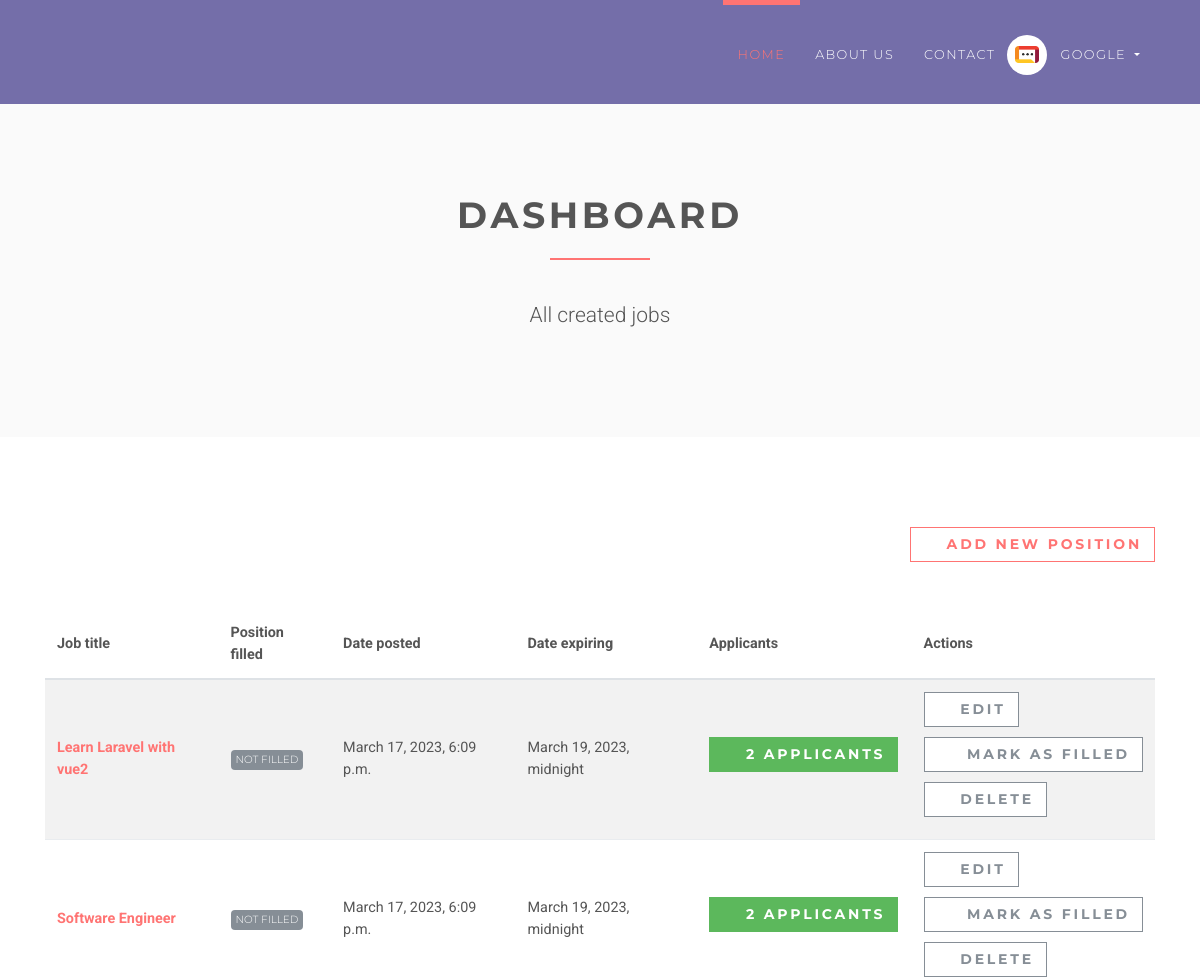
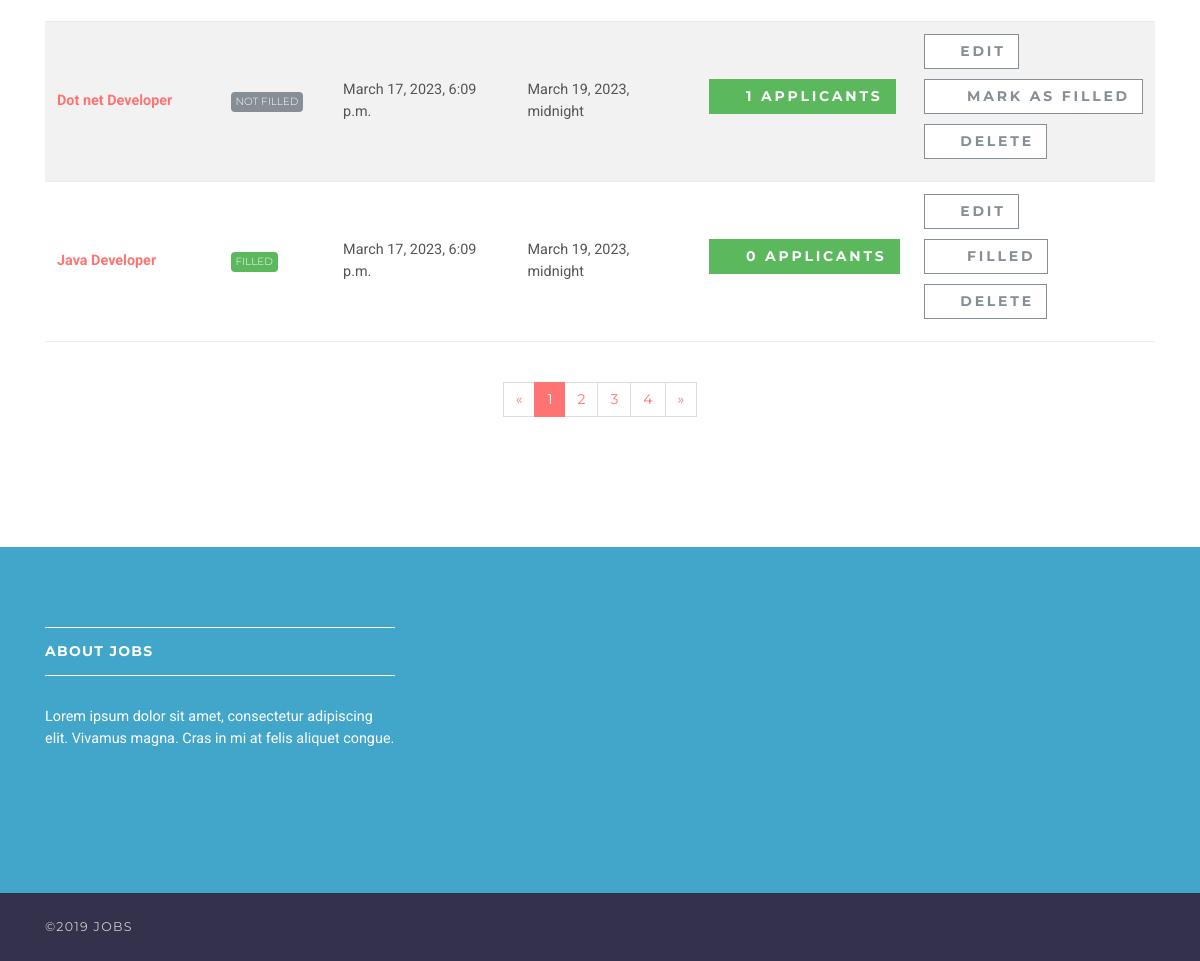
/employer/dashboard (signed in), run on the app's committed database (2 pictures, top to bottom).
### accounts/models.py (models this page shows, shortened)
class User(AbstractUser):
    username = None
    role = models.CharField(max_length=12, error_messages={
        'required': "Role must be provided"
    })
    gender = models.CharField(max_length=10, blank=True, null=True, default="")
    email = models.EmailField(unique=True, blank=False,
                              error_messages={
                                  'unique': "A user with that email already exists.",
                              })
    USERNAME_FIELD = "email"
    REQUIRED_FIELDS = []
    objects = UserManager()

### jobsapp/models.py (models this page shows, shortened)
class Job(models.Model):
    user = models.ForeignKey(User, on_delete=models.CASCADE)
    title = models.CharField(max_length=300)
    description = models.TextField()
    location = models.CharField(max_length=150)
    type = models.CharField(choices=JOB_TYPE, max_length=10)
    category = models.CharField(max_length=100)
    last_date = models.DateTimeField()
    company_name = models.CharField(max_length=100)
    company_description = models.CharField(max_length=300)
    website = models.CharField(max_length=100, default="")
    created_at = models.DateTimeField(default=timezone.now)
    filled = models.BooleanField(default=False)

### jobsapp/views/employer.py (the view)
# urls.py: path('', DashboardView.as_view(), name='employer-dashboard'),
class DashboardView(ListView):
    model = Job
    template_name = 'jobs/employer/dashboard.html'
    context_object_name = 'jobs'
    @method_decorator(login_required(login_url=reverse_lazy('accounts:login')))
    @method_decorator(user_is_employer)
    def dispatch(self, request, *args, **kwargs):
        return super().dispatch(self.request, *args, **kwargs)
    def get_queryset(self):
        return self.model.objects.filter(user_id=self.request.user.id)

### templates/jobs/employer/dashboard.html (shortened to what this page needs)
{% extends 'base.html' %}
{% load static %}
{% block content %}
    <section class="bg-light-gray">
        <div class="container">
            <div class="row">
                <div class="col-lg-8 mx-auto">
                    <h1 class="heading">dashboard</h1>
                    <p class="lead text-center">All created jobs</p>
                </div>
            </div>
        </div>
    </section>
    <section>
        <div class="container">
            <div class="row">
                <div class="col-lg-12 text-right mb-5"><a href="{% url 'jobs:employer-jobs-create' %}"
                                                          class="btn btn-outline-white-primary">
                    <i class="fa fa-plus"></i>Add new position</a></div>
                <div class="col-lg-12">
                    <div class="table-responsive">
                        <table class="table table-striped table-hover table-client-dashboard">
                            <thead>
                            <tr>
                                <th>Job title</th>
                                <th>Position filled</th>
                                <th>Date posted</th>
                                <th>Date expiring</th>
                                <th>Applicants</th>
                                <th>Actions</th>
                            </tr>
                            </thead>
                            <tbody>
                            {% for job in jobs %}
                                <tr>
                                    <th><a href="{% url 'jobs:jobs-detail' job.id %}">{{ job.title }}</a>
                                    </th>
                                    <td>
                                        {% if job.filled %}
                                            <span class="badge badge-success">Filled</span>
                                        {% else %}
                                            <span class="badge badge-secondary">Not Filled</span>
                                        {% endif %}
                                    </td>
                                    <td>{{ job.created_at }}</td>
                                    <td>{{ job.last_date }}</td>
                                    <td>
                                        <a href="{% url 'jobs:employer-dashboard-applicants' job.id %}"
                                           class="btn btn-success">
                                            <i class="fa fa-users"></i>{{ job.applicants.count }}
                                            <span class="hidden-xs hidden-sm">Applicants</span>
                                        </a>
                                    </td>
                                    <td>
                                        <a href="#" class="btn btn-outline-white-secondary">
                                            <i class="fa fa-edit"></i>Edit
                                        </a>
                                        <br>
                                        {% if job.filled %}
                                            <a href="{% url 'jobs:job-mark-filled' job.id %}"
                                               class="btn btn-outline-white-secondary">
                                                <i class="fa fa-check-circle-o"></i>
                                                <span class="hidden-xs hidden-sm">Filled</span>
                                            </a><br>
                                        {% else %}
                                            <a href="{% url 'jobs:job-mark-filled' job.id %}"
                                               class="btn btn-outline-white-secondary">
                                                <i class="fa fa-check-circle-o"></i>
                                                <span class="hidden-xs hidden-sm">Mark as </span>filled
                                            </a><br>
                                        {% endif %}
                                        <a href="#" class="btn btn-outline-white-secondary">
                                            <i class="fa fa-times-circle-o"></i>Delete
                                        </a>
                                    </td>
                                </tr>
                            {% endfor %}
                            </tbody>
                        </table>
                    </div>
                    <div class="pages">
                        <nav aria-label="Page navigation example" class="d-flex justify-content-center mt-4 mb-4">
                            <ul class="pagination">
                                <li class="page-item"><a href="#" aria-label="Previous" class="page-link"><span
                                        aria-hidden="true">«</span><span class="sr-only">Previous</span></a></li>
                                <li class="page-item active"><a href="#" class="page-link">1</a></li>
                                <li class="page-item"><a href="#" class="page-link">2</a></li>
                                <li class="page-item"><a href="#" class="page-link">3</a></li>
                                <li class="page-item"><a href="#" class="page-link">4</a></li>
                                <li class="page-item"><a href="#" aria-label="Next" class="page-link"><span
                                        aria-hidden="true">»</span><span class="sr-only">Next</span></a></li>
                            </ul>
                        </nav>
                    </div>
                </div>
            </div>
        </div>
    </section>
{% endblock %}

### templates/base.html (shortened to what this page needs)
{% load static %}
<!DOCTYPE html>
<html>
<head>
    <link rel="stylesheet"
          href="{% static 'vendor/bootstrap/css/bootstrap.min.css' %}">
    <link rel="stylesheet"
          href="{% static 'vendor/font-awesome/css/font-awesome.min.css' %}">
    <link rel="stylesheet"
          href="{% static 'vendor/owl.carousel/assets/owl.carousel.css' %}">
    <link rel="stylesheet"
          href="{% static 'vendor/owl.carousel/assets/owl.theme.default.css' %}">
    <link rel="stylesheet" href="{% static 'css/style.default.css' %}"
          id="theme-stylesheet">
    <link rel="stylesheet" href="{% static 'css/custom.css' %}">
</head>
<body>
<header class="header">
    <nav class="navbar navbar-expand-lg">
        <div class="container">
            <div id="navbarSupportedContent" class="collapse navbar-collapse">
                <ul class="navbar-nav ml-auto">
                    <li class="nav-item active">
                        <a href="/" class="nav-link">Home <span class="sr-only">(current)</span></a>
                    </li>
                    <li class="nav-item">
                        <a href="#" class="nav-link">About Us</a>
                    </li>
                    <li class="nav-item">
                        <a href="#" class="nav-link">Contact</a>
                    </li>
                    {% if request.user.is_authenticated and request.user.role == 'employer' %}
                        <li class="nav-item dropdown">
                            <a id="clientZone" href="#" data-toggle="dropdown"
                               aria-haspopup="true" aria-expanded="false"
                               class="nav-link dropdown-toggle has-img mb-3 mb-lg-0 mt-3 mt-lg-0">
                                <div class="client-menu-image">
                                    <div class="inner">
                                        <img src="{% static 'img/company-1.png' %}"
                                             alt="company image"
                                             class="img-fluid">
                                    </div>
                                </div>
                                {% if request.user.role == 'employee' %}
                                    {{ request.user.first_name }} {{ request.user.last_name }}
                                {% else %}
                                    {{ request.user.first_name }}
                                {% endif %}
                            </a>
                        </li>
                    {% endif %}
                </ul>
            </div>
        </div>
    </nav>
</header>
<div>
    {% block content %} {% endblock %}
</div>
<footer class="footer">
    <div class="footer__block">
        <div class="container">
            <div class="row">
                <div class="col-lg-4 col-md-12 mb-5">
                    <h4 class="h5">About Jobs</h4>
                    <p> Lorem ipsum dolor sit amet, consectetur adipiscing elit. Vivamus magna. Cras in mi at felis
                        aliquet congue. </p>
                </div>
            </div>
        </div>
    </div>
    <div class="footer__copyright">
        <div class="container">
            <div class="row">
                <div class="col-md-6 text-md-left text-center">
                    <p>&copy;2019 Jobs</p>
                </div>
            </div>
        </div>
    </div>
</footer>
</body>
</html>

### data on the page
User: user.first_name "GOOGLE"
Job: title "Learn Laravel with vue2", filled "NOT FILLED", created_at "March 17, 2023, 6:09 p.m.", last_date "March 19, 2023, midnight", applicants.count "2"
Job: title "Software Engineer", filled "NOT FILLED", created_at "March 17, 2023, 6:09 p.m.", last_date "March 19, 2023, midnight", applicants.count "2"
Job: title "Dot net Developer", filled "NOT FILLED", created_at "March 17, 2023, 6:09 p.m.", last_date "March 19, 2023, midnight", applicants.count "1"
Job: title "Java Developer", filled "FILLED", created_at "March 17, 2023, 6:09 p.m.", last_date "March 19, 2023, midnight", applicants.count "0"
